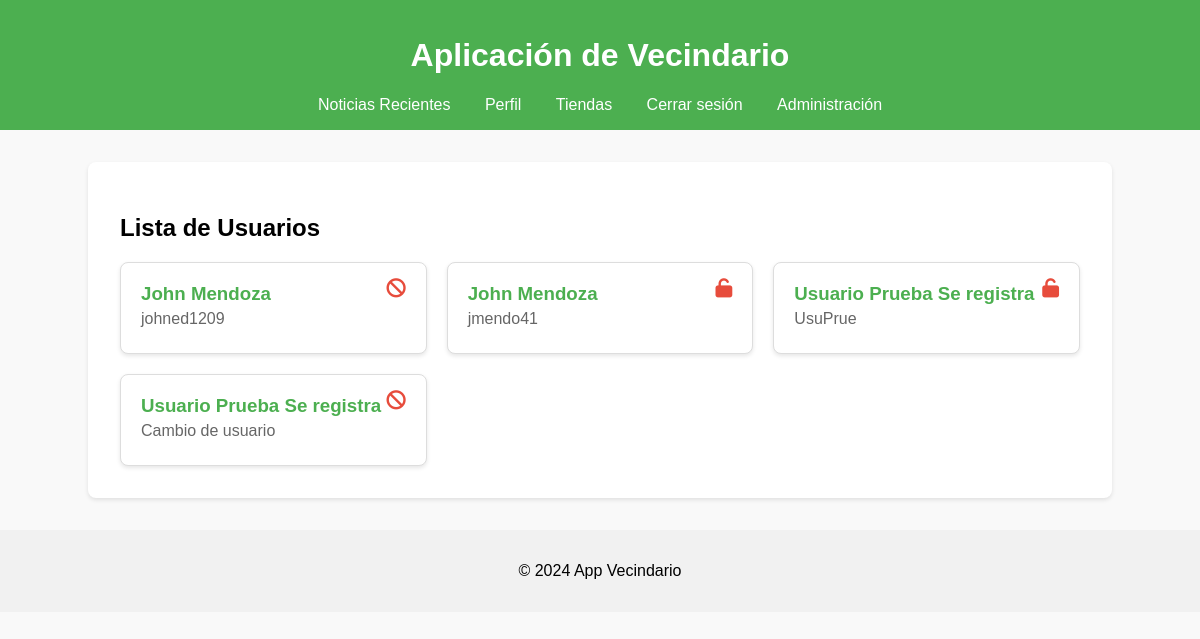
The app's page /admin/users (signed in) with its own data.
### models.py (models this page shows)
class User(db.Model):
    __tablename__ = 'user'
    id = db.Column(db.Integer, primary_key=True)
    username = db.Column(db.String(80), unique=True, nullable=False)
    password = db.Column(db.String(120), nullable=False)
    first_name = db.Column(db.String(50), nullable=False)
    last_name = db.Column(db.String(50), nullable=False)
    birth_date = db.Column(db.Date, nullable=False)
    email = db.Column(db.String(100), unique=True, nullable=False)
    phone = db.Column(db.String(20), nullable=False)
    is_admin = db.Column(db.Boolean, default=False)  # Nuevo: para verificar si es admin
    suspended_until = db.Column(db.DateTime, nullable=True)  # Nuevo: fecha hasta que el usuario está suspendido
    stores = db.relationship('Store', backref='owner', lazy=True)
    products = db.relationship('Product', backref='creator', lazy=True)
    comments = db.relationship('Comment', backref='comment_user', lazy=True)
    favorite_stores = db.relationship('Store', secondary=user_favorites,
                                       lazy='subquery',
                                       backref=db.backref('favorited_by', lazy=True))

### app.py (the view)
@app.route('/admin/users', methods=['GET'])
def admin_users():
    if 'user_id' not in session:
        return redirect('/login')
    admin_user = User.query.get(session['user_id'])
    if not admin_user.is_admin:
        flash('No tienes permisos para realizar esta acción.', 'error')
        return redirect('/')
    users = User.query.filter_by(is_admin=False).all()  # Filtrar usuarios no administradores
    return render_template('admin_users.html', users=users)

### app.py (called while the page is built)
@app.context_processor
def inject_user():
    user = None
    if 'user_id' in session:
        user = User.query.get(session['user_id'])
    return dict(user=user)

def check_user_suspended(user):
    if user.suspended_until and user.suspended_until > datetime.utcnow():
        return True
    return False

@app.before_request
def before_request():
    if 'user_id' in session:
        user = User.query.get(session['user_id'])
        if check_user_suspended(user):
            flash('Tu cuenta ha sido suspendida temporalmente.', 'error')
            return redirect('/login')

### templates/admin_users.html (shortened to what this page needs)
{% extends "base.html" %}
{% block content %}
<h2>Lista de Usuarios</h2>
<div class="user-card-container">
    {% for user in users %}
    <div class="user-card">
        <a href="/profile/{{ user.id }}" class="user-card-link">
            <div class="user-info">
                <h3>{{ user.first_name }} {{ user.last_name }}</h3>
                <p>{{ user.username }}</p>
            </div>
        </a>
        <div class="user-actions">
            {% if user.suspended_until %}
            <form action="/admin/unsuspend_user/{{ user.id }}" method="POST">
                <button type="submit" class="action-button ban-button" title="Quitar Baneo">
                    <i class="fas fa-unlock"></i>
                </button>
            </form>
            {% else %}
            <form action="/admin/suspend_user/{{ user.id }}" method="POST">
                <button type="submit" class="action-button ban-button" title="Banear">
                    <i class="fas fa-ban"></i>
                </button>
            </form>
            {% endif %}
        </div>
    </div>
    {% endfor %}
</div>
{% endblock %}

### static/styles.css (style rules this page uses)
body { font-family: 'Arial', sans-serif; background-color: #f9f9f9; margin: 0; padding: 0; }
button { padding: 10px 15px; background-color: #4CAF50; color: white; border: none; border-radius: 5px; cursor: pointer; }
.action-button { padding: 5px 10px; background-color: #f44336; color: white; border: none; border-radius: 5px; cursor: pointer; }
.user-card-container { display: grid; grid-template-columns: repeat(auto-fit, minmax(250px, 1fr)); gap: 20px; margin-top: 20px; }
.user-card { position: relative; background-color: #fff; border: 1px solid #ddd; border-radius: 8px; padding: 20px; box-shadow: 0 2px 4px rgba(0, 0, 0, 0.1); transition: transform 0.3s; }
.user-card-link { text-decoration: none; color: #333; }
.user-info h3 { margin: 0; color: #4CAF50; }
.user-info p { margin: 5px 0; color: #666; }
.user-actions { position: absolute; top: 10px; right: 10px; }
.action-button { background: none; border: none; cursor: pointer; color: #f44336; font-size: 1.5em; transition: color 0.3s; }
.ban-button { position: absolute; top: 0; right: 0; background: none; border: none; cursor: pointer; color: #e74c3c; font-size: 1.2em; }

### records on screen
User: first_name "John", last_name "Mendoza", username "johned1209"
User: first_name "John", last_name "Mendoza", username "jmendo41"
User: first_name "Usuario Prueba", last_name "Se registra", username "UsuPrue"
User: first_name "Usuario Prueba", last_name "Se registra", username "Cambio de usuario"
